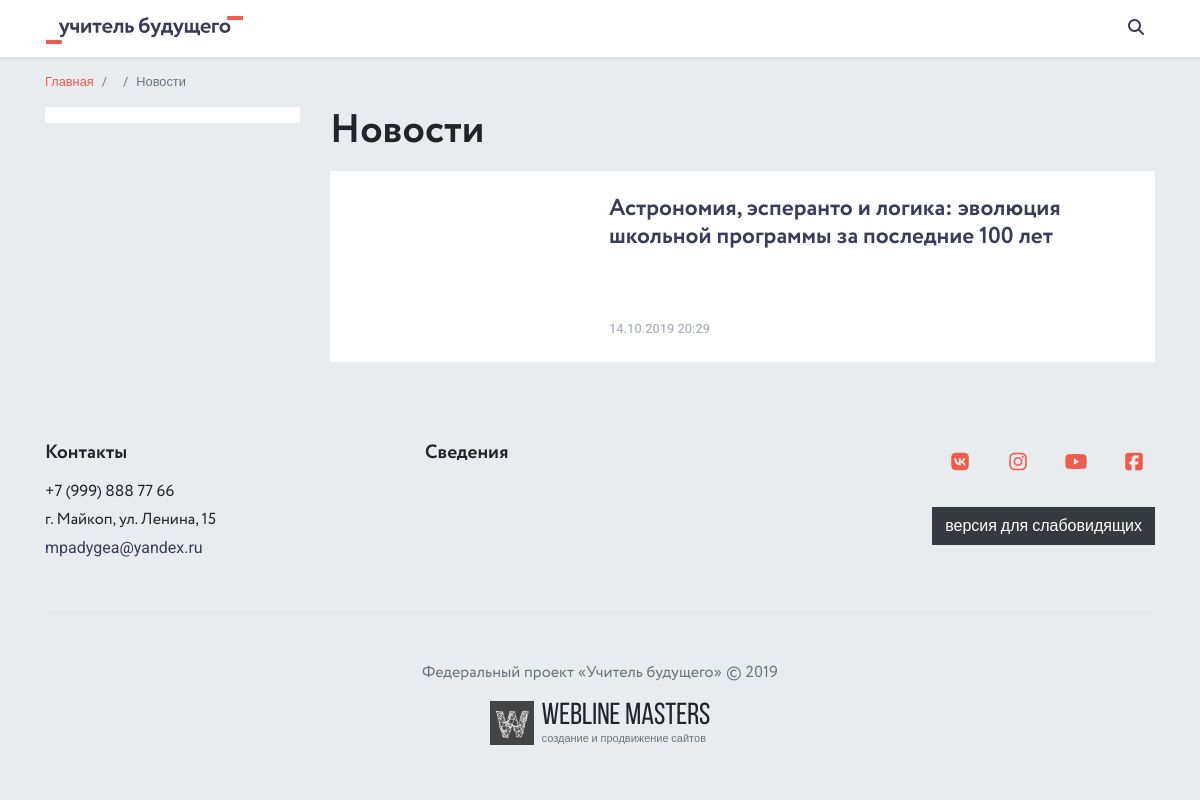
The page /news/ on the database as committed earlier.
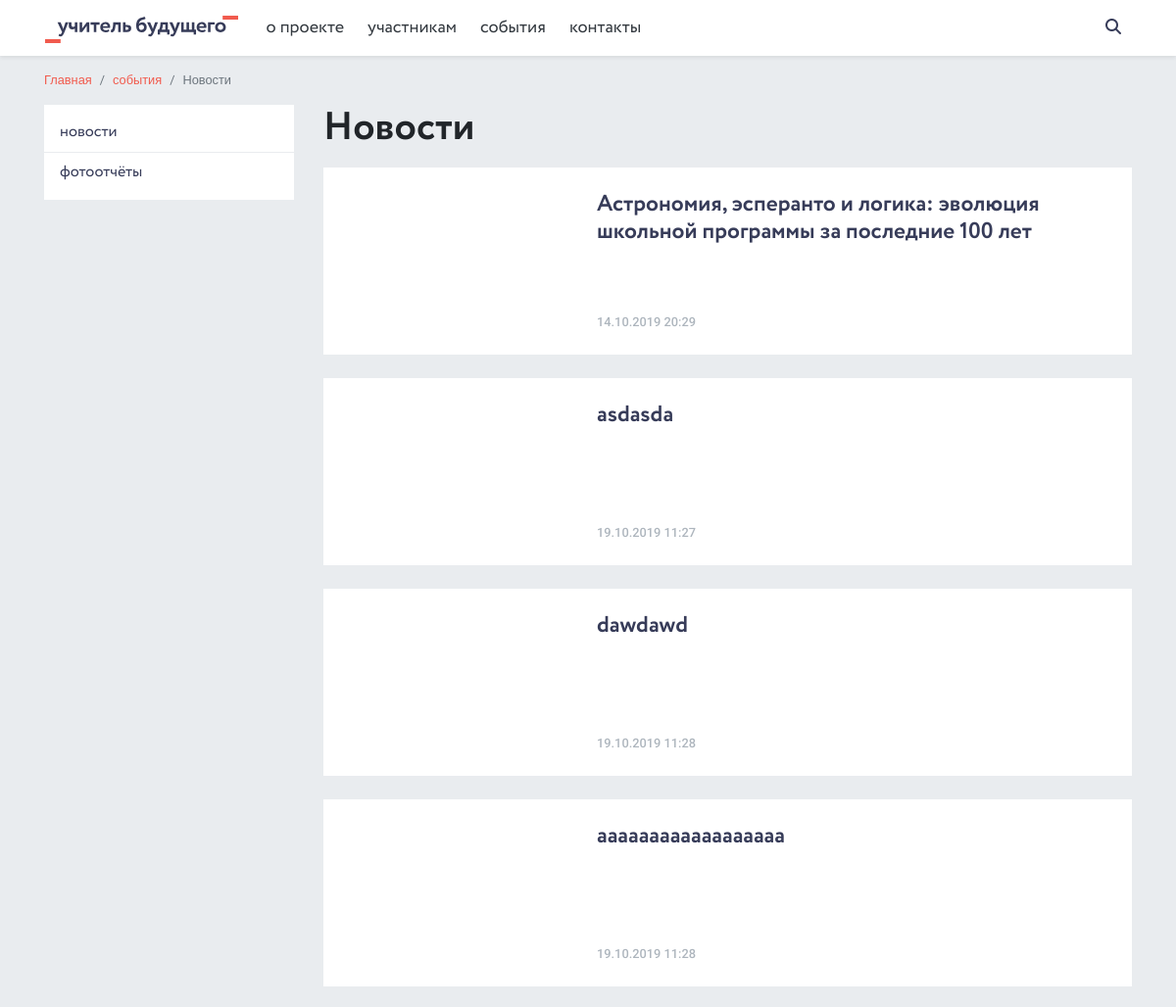
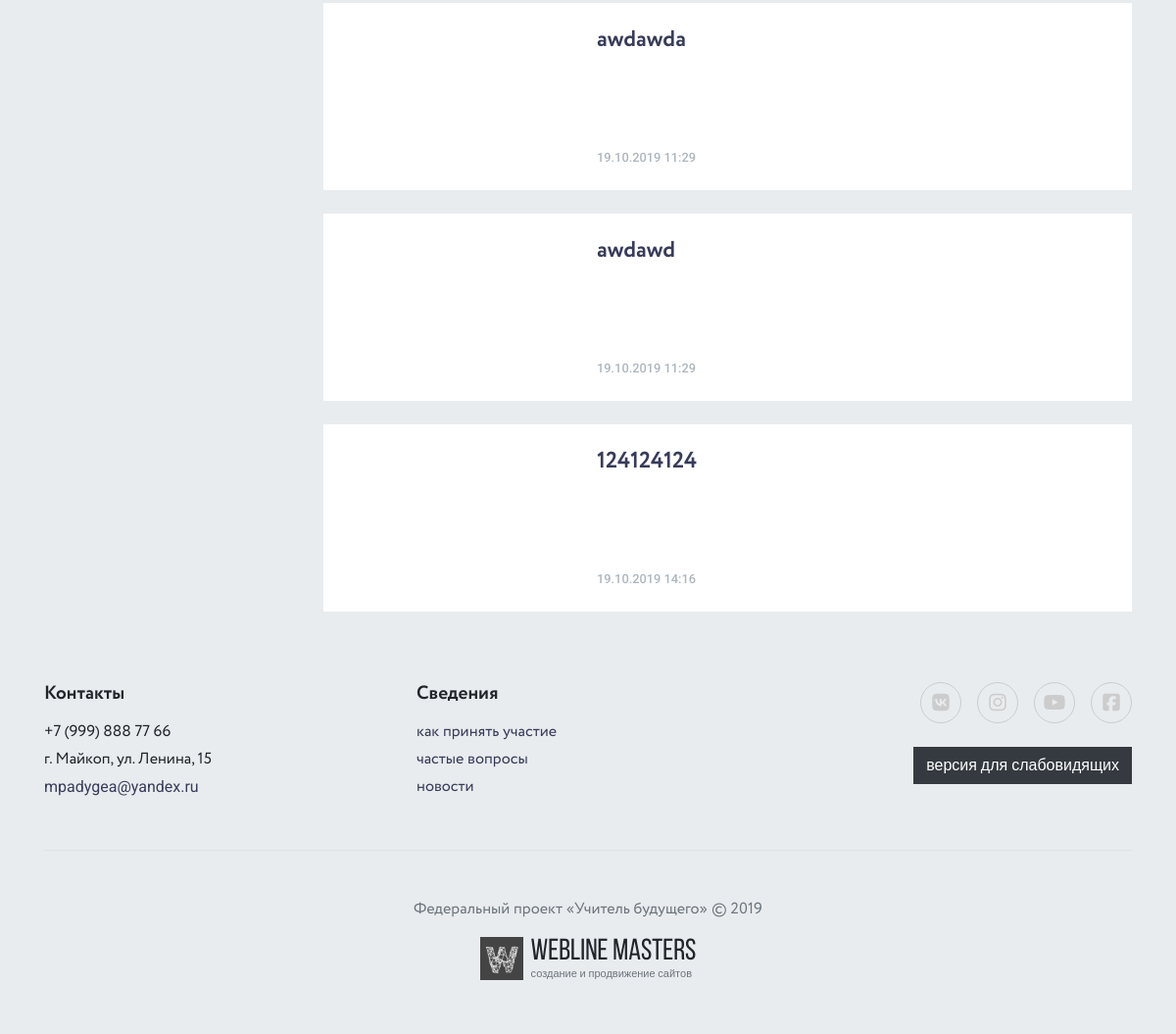
The same page on the database as committed later (2 pictures, top to bottom).
### news/models.py (models this page shows, shortened)
class News(SEO):
    title = models.CharField(max_length=250, unique=True, verbose_name='Заголовок')
    body1 = models.TextField(verbose_name='Текст новости #1', null=True, blank=True)
    body2 = models.TextField(verbose_name='Текст новости #2', null=True, blank=True)
    body3 = models.TextField(verbose_name='Текст новости #3', null=True, blank=True)
    is_active = models.BooleanField(default=True, verbose_name='Показывать на сайте')
    is_main = models.BooleanField(default=False, verbose_name='Главная новость')
    in_main_menu = models.BooleanField(default=False, verbose_name='Отображать в блоке "главное"')
    created_date = models.DateTimeField(default=datetime.today, verbose_name='Дата публикации')
    slug = models.SlugField(max_length=250, verbose_name='Slug', unique=True)
    def get_picture_url(self, filename):
        ext = filename.split('.')[-1]
        filename = '{0}.{1}'.format(self.slug, ext)
        return 'images/news/{0}'.format(filename)
    image = models.ImageField(max_length=500, upload_to=get_picture_url, verbose_name='Изображение')
    image_big = ImageSpecField(source='image',
                               processors=[ResizeToFill(930, 523)],
                               format='JPEG',
                               options={'quality': 90})
    image_medium = ImageSpecField(source='image',
                                  processors=[ResizeToFill(690, 388)],
                                  format='JPEG',
                                  options={'quality': 90})
    image_small = ImageSpecField(source='image',
                                 processors=[ResizeToFill(510, 383)],
                                 format='JPEG',
                                 options={'quality': 90})
    image_admin = ImageSpecField(source='image',
                                 processors=[ResizeToFill(150, 150)],
                                 format='JPEG',
                                 options={'quality': 90})
    def get_absolute_url(self):
        return reverse('news_detail', args=[self.slug])
    def image_tag(self):
        try:
            image_link = self.image_admin.url
        except:
            image_link = ''
        return mark_safe('<a href="{0}"><img src="{0}" width="150px"></a>'.format(image_link))
    image_tag.short_description = 'Предпросмотр изоражения'
    image_tag.allow_tags = True
    def image_tag_mini(self):
        try:
            image_link = self.image_admin.url
        except:
            image_link = ''
        return mark_safe('<img src="{0}" width="53px">'.format(image_link))
    image_tag_mini.short_description = 'Предпросмотр'
    image_tag_mini.allow_tags = True
    class Meta:
        verbose_name = 'Новость'
        verbose_name_plural = 'Новости'
        ordering = ('created_date',)

### contacts/models.py (models this page shows, shortened)
class Social(models.Model):
    name = models.CharField(max_length=250, verbose_name='Название социальной сети')
    short_name = models.CharField(max_length=250, verbose_name='Короткое название')
    color = models.CharField(max_length=250, verbose_name='Цвет обрамления')
    link = models.URLField(max_length=250, verbose_name='Ссылка')
    class Meta:
        verbose_name = 'Социальная сеть'
        verbose_name_plural = 'Социальные сети'

### pages/models.py (models this page shows, shortened)
class Page(MPTTModel, SEO, Order):
    ACTION_CHOICES = (
        ('pages', 'Информативная страница'),
        ('home', 'Главная страница'),
        ('albums', 'Фотоотчёты'),
        ('employees', 'Руководство'),
        ('documents', 'Документы'),
        ('news', 'Новости'),
        ('contacts', 'Контакты'),
    )
    title = models.CharField(max_length=250, verbose_name='Название страницы', unique=True)
    body1 = models.TextField(verbose_name='Текст страницы #1', null=True, blank=True)
    body2 = models.TextField(verbose_name='Текст страницы #2', null=True, blank=True)
    body3 = models.TextField(verbose_name='Текст страницы #3', null=True, blank=True)
    is_active = models.BooleanField(default=True, verbose_name='Показывать в меню')
    action = models.CharField(max_length=32, choices=ACTION_CHOICES, verbose_name='Название модуля')
    parent = TreeForeignKey('self', on_delete=models.SET_NULL, related_name='children',
                            verbose_name='Родительская страница', blank=True, null=True)
    slug = models.SlugField(max_length=250, verbose_name='Slug', unique=True)
    in_footer = models.BooleanField(default=False, verbose_name='Показывать в футере')
    @property
    def subpages(self):
        return Page.objects.filter(parent=self, is_active=True)
    @property
    def firstchild(self):
        return Page.objects.filter(parent=self, is_active=True).first()
    @property
    def subpagescount(self):
        sublist = Page.objects.filter(parent=self, is_active=True)
        return len(sublist)
    class Meta:
        verbose_name = 'Страница'
        verbose_name_plural = 'Страницы'

### news/views.py (the view)
# urls.py: path('', views.NewsView.as_view(), name='news'),
class NewsView(View):
    def get(self, request):
        news = News.objects.filter(is_active=True)
        news_page = Page.objects.filter(is_active=True, action='news').first()
        page_number = request.GET.get('page', 1)
        is_paginated, page, next_url, prev_url = pagination(news, page_number, 10)
        context = {
            'news': news,
            'news_page': news_page,
            'is_paginated': is_paginated,
            'page_object': page,
            'next_url': next_url,
            'prev_url': prev_url,
        }
        lo = 'lo/' if request.session.get('is_lo') else ''
        return render(request, lo + 'news/news.html', context)

### core/context_processors.py (called while the page is built)
def context_info(request):
    phone = Phone.objects.first()
    address = Address.objects.first()
    email = Email.objects.first()
    socials = Social.objects.all()
    main_doc_category = DocumentCategory.objects.filter(is_active=True).first()
    pages = Page.objects.filter(is_active=True).exclude(action='home')
    all_docs = DocumentCategory.objects.filter(is_active=True)
    context = {
        'phone': phone,
        'address': address,
        'email': email,
        'socials': socials,
        'main_doc_category': main_doc_category,
        'pages': pages,
        'all_docs': all_docs,
    }
    return context

### core/pagination.py (called while the page is built)
def pagination(queryset, page_number, item_per_page):
    item_per_page = item_per_page
    paginator = Paginator(queryset, item_per_page)
    page = paginator.get_page(page_number)
    is_paginated = page.has_other_pages()
    if page.has_previous():
        prev_url = '?page=%s' % page.previous_page_number()
    else:
        prev_url = ''
    if page.has_next():
        next_url = '?page=%s' % page.next_page_number()
    else:
        next_url = ''
    return is_paginated, page, next_url, prev_url

### templates/news/news.html (shortened to what this page needs)
{% extends 'base.html' %}
{% load news_extras %}
{% block content %}
<main role="main">
    <div class="container">
        <div class="d-flex flex-column flex-md-row justify-content-between align-items-md-center mb-3 mb-md-0">
            <ol class="breadcrumb small">
                <li class="breadcrumb-item"><a href="{% url 'index' %}">Главная</a></li>
                {% with page=news_page.parent %}
                    <li class="breadcrumb-item"><a href="{% include '__breadcrumb.html' %}">{{ page.title }}</a></li>
                {% endwith %}
                <li class="breadcrumb-item active">Новости</li>
            </ol>
        </div>
        <div class="row">
            <div class="col-lg-3">
                <div class="bg-white py-2 d-none d-lg-block">
                    <ul class="list-unstyled side-menu m-0">
                        {% for page in news_page.parent.subpages %}
                            {% include '__left_menu.html' %}
                        {% endfor %}
                    </ul>
                </div>
            </div>
            <div class="col-lg-9">
                <h1 class="mt-0">Новости</h1>
                {% for item in page_object.object_list %}
                <div class="news-feed-news-item bg-white d-flex flex-column flex-md-row justify-content-start align-items-stretch mb-4">
                    <div class="mr-md-4 nfni-img" style="background-image: url('{{ item.image_small.url }}')"></div>
                    <div class="py-4 pr-4 pl-4 pl-md-0 d-flex flex-column">
                        <a href="{{ item.get_absolute_url }}" title="" class="h4 m-0 text-secondary stretched-link mb-md-auto mb-3 d-block">{{ item.title }}</a>
                        <span class="d-block font-weight-bold small">{{ item.created_date|custom_date }}</span>
                    </div>
                </div>
                {% endfor %}
            </div>
        </div>
    </div>
</main>
{% endblock content %}

### templates/__header.html (shortened to what this page needs)
{% load static %}
<nav class="navbar navbar-expand-lg navbar-light bg-white fixed-top shadow-sm">
    <div class="container px-sm-3 position-relative">
        <a class="navbar-brand" href="{% url 'index' %}">
            <img src="{% static 'images/logo-wide.svg' %}" alt="" class="navbar-logo">
        </a>
        <div class="collapse navbar-collapse font-2">
            <ul class="navbar-nav mr-auto">
                {% for page in pages %}
                    {% if not page.parent %}
                        {% if page.subpagescount > 0 %}
                        <li class="nav-item dropdown">
                            <a class="nav-link dropdown-toggle
                            {% for item in page.subpages %}
                            {% endfor %}
                            " href="
                                {% if page.firstchild.action == 'pages' %}
                                    /pages/{{ page.firstchild.slug }}/
                                {% elif page.firstchild.action == 'news' %}
                                    /news/
                                {% elif page.firstchild.action == 'albums' %}
                                    /gallery/
                                {% elif page.firstchild.action == 'documents' %}
                                    {{ main_doc_category.get_absolute_url }}
                                {% elif page.firstchild.action == 'employees' %}
                                    /leadership/
                                {% endif %}
                            " role="button" aria-haspopup="true" aria-expanded="false">
                                {{ page.title }}
                            </a>
                        </li>
                        {% else %}
                        <li class="nav-item">
                            {% if page.action == 'contacts' %}
                            <a class="nav-link {% if 'contacts' in request.path %}active{% endif %}" href="/contacts/">{{ page.title }}</a>
                            {% else %}
                            <a class="nav-link {% if page.slug in request.path %}active{% endif %}" href="/pages/{{ page.slug }}/">{{ page.title }}</a>
                            {% endif %}
                        </li>
                        {% endif %}
                    {% endif %}
                {% endfor %}
            </ul>
        </div>
        <form class="search" action="{% url 'search' %}">
            <div class="search-wrapper">
                <input type="text" name="query" placeholder="найти..." class="search-field">
            </div>
        </form>
    </div>
</nav>

### templates/__left_menu.html
{% if page.action == 'pages' %}
<li class="border-bottom font-2"><a href="/pages/{{ page.slug }}/" class="text-secondary py-2 px-3 d-block ">{{ page.title }}</a></li>
{% elif page.action == 'news' %}
<li class="border-bottom font-2"><a href="{% url 'news' %}" class="text-secondary py-2 px-3 d-block">{{ page.title }}</a></li>
{% elif page.action == 'albums' %}
<li class="border-bottom font-2"><a href="{% url 'albums' %}" class="text-secondary py-2 px-3 d-block">{{ page.title }}</a></li>
{% elif page.action == 'documents' %}
<li class="border-bottom font-2 sub"><a href="{{ main_doc_category.get_absolute_url }}" class="text-secondary py-2 px-3 d-block">{{ page.title }}<i class="fas fa-angle-down"></i></a></li>
{% elif page.action == 'employees' %}
<li class="border-bottom font-2"><a href="{% url 'employees' %}" class="text-secondary py-2 px-3 d-block">{{ page.title }}</a></li>
{% endif %}

### templates/__footer.html
{% load static %}
<footer class="footer bg-light py-5">
    <div class="container">
        <div class="row">
            <div class="col-lg-4 col-md-6 col-sm-6 mb-4">
                <h2 class="h5 mt-0">Контакты</h2>
                <p class="font-2 mb-1">{{ phone.phone }}</p>
                <p class="font-2 mb-1">{{ address.address }}</p>
                <p><a href="mailto:{{ email.email }}" class="text-secondary">{{ email.email }}</a></p>
            </div>
            <div class="col-lg-4 col-md-6 col-sm-6 mb-4 text-md-right text-lg-left">
                <h2 class="h5 mt-0">Сведения</h2>
                {% for page in pages %}
                    {% if page.parent and page.in_footer %}
                    <a href="
                    {% if page.action == 'pages' %}
                        /pages/{{ page.slug }}/
                    {% elif page.action == 'news' %}
                        /news/
                    {% elif page.action == 'albums' %}
                        /gallery/
                    {% elif page.action == 'documents' %}
                        {{ main_doc_category.get_absolute_url }}
                    {% elif page.action == 'employees' %}
                        /leadership/
                    {% endif %}
                    " class="d-block font-2 mb-1 text-secondary">{{ page.title }}</a>
                    {% endif %}
                {% endfor %}
            </div>
            <div class="col-lg-4 text-lg-right text-sm-center mb-4 mb-sm-5">
                <div class="socials socials-big d-block pb-4">
                    {% for item in socials %}
                    <a href="{{ item.link }}" target="_blank" title="" style="color: {{ item.color }}; border-color: {{ item.color }};"><i class="fab fa-{{ item.short_name }}"></i></a>
                    {% endfor %}
                </div>
                <a class="btn btn-dark" href="{% url 'change_view' %}" role="button">версия для слабовидящих</a>
            </div>
        </div>
        <div class="text-sm-center text-muted font-2 mb-3 pt-4 pt-sm-5 border-top">Федеральный проект «Учитель будущего» © 2019</div>
        <div class="text-sm-center">
            <div class="position-relative d-inline-flex justify-content-center align-items-center devlogo">
                <img src="{% static 'images/devlogo.svg' %}" alt="Webline Masters">
                <div class="ml-2 d-flex align-items-start flex-column">
                    <span>Webline Masters</span>
                    <a href="http://wlms.info" target="_blank" class="stretched-link text-muted" title="Webline Masters">создание и продвижение сайтов</a>
                </div>
            </div>
        </div>
    </div>
</footer>

Rows that differ between the two databases and show on the page:
added Page: title "о проекте"
added Page: title "участникам"
added Page: title "события"
added Page: title "контакты"
added Page: title "новости"
added Page: title "фотоотчёты"
added News: title "asdasda", created_date|custom_date "19.10.2019 11:27"
added News: title "dawdawd", created_date|custom_date "19.10.2019 11:28"
added News: title "aaaaaaaaaaaaaaaaaa", created_date|custom_date "19.10.2019 11:28"
added News: title "awdawda", created_date|custom_date "19.10.2019 11:29"
added News: title "awdawd", created_date|custom_date "19.10.2019 11:29"
added News: title "124124124", created_date|custom_date "19.10.2019 14:16"
added Page: title "как принять участие", shown under "Сведения"
added Page: title "частые вопросы", shown under "Сведения"
changed Social (number 1 of 4 on the later page): color empty → "#CCC" (drawn)
changed Social (number 2 of 4 on the later page): color empty → "#CCC" (drawn)
changed Social (number 3 of 4 on the later page): color empty → "#CCC" (drawn)
changed Social (number 4 of 4 on the later page): color empty → "#CCC" (drawn)
